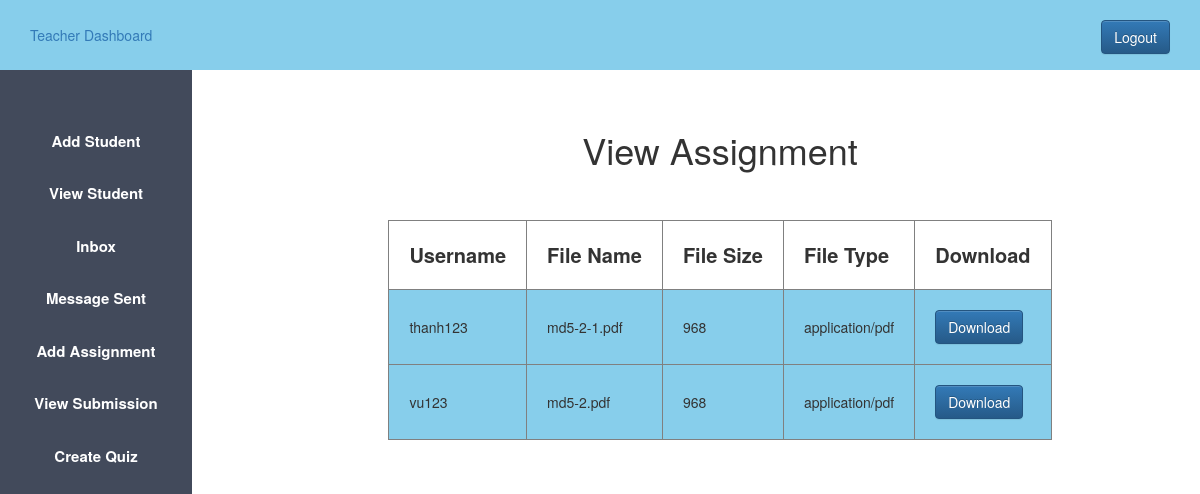
The app's page /view_student_submit.php?assignment_id=1 (signed in) with its own data.
### tables this page shows
CREATE TABLE `studentSubmit` (
  `id` int(11) NOT NULL,
  `username` varchar(100) NOT NULL,
  `filename` varchar(100) NOT NULL,
  `filesize` int(11) NOT NULL,
  `filetype` varchar(100) NOT NULL
);

### view_student_submit.php (the view, shortened to what this page needs)
<?php
	include("connect.php");
	$assignment_id = $_GET['assignment_id'];
	$sql = "SELECT * FROM studentSubmit WHERE id ='$assignment_id'";
 	$result = $conn->query($sql);
?>
<!DOCTYPE html>
<html>
<head>
    <link rel="stylesheet" type="text/css" href="admin.css">
    <?php
        include 'teacher_css.php';
      ?>
</head>
<body>
    <?php
    	if ($_SESSION['isTeacher']== 1)
        include 'teacher_sidebar.php';
    	elseif ($_SESSION['isTeacher']== 0)
    		include 'student_sidebar.php';
      ?>
    <div class="content">
        <center>
        <h1>View Assignment</h1>
        <br><br>
        <table border="1px">
        	<tr>
        		<th class="table_th">Username</th>
        		<th class="table_th">File Name</th>
        		<th class="table_th">File Size</th>
        		<th class="table_th">File Type</th>
        		<th class="table_th">Download</th>
        	</tr>
        	<?php
        	while ($info=$result->fetch_assoc())
        	{
        	 	$file_path="student_uploads/".$info['filename'];
        	?>
        	<tr>
        		<td class="table_td">
        			<?php echo "{$info['username']}" ?>
        		</td>
        		<td class="table_td">
        			<?php echo "{$info['filename']}" ?>
        		</td>
        		<td class="table_td">
        			<?php echo "{$info['filesize']}" ?>
        		</td>
        		<td class="table_td">
        			<?php echo "{$info['filetype']}" ?>
        		</td>
        		<td class="table_td"><a href="<?php echo $file_path; ?>" class="btn btn-primary" download>Download</a></td>
        	</tr>
        	<?php
        	}
        	 ?>
        </table>
        </center>
    </div>
</body>
</html>

### admin.css (style rules this page uses)
* { margin: 0px; padding: 0px; }
a,a:hover { text-decoration: none!important; }
.content { margin-left: 20%; margin-top: 5%; }

### view_student_submit.php (style rules this page uses)
.table_th { padding: 20px; font-size: 20px; }
.table_td { padding: 20px; background-color: skyblue; }

### records on screen
studentsubmit: username "thanh123", filename "md5-2-1.pdf", filesize "968", filetype "application/pdf"
studentsubmit: username "vu123", filename "md5-2.pdf", filesize "968", filetype "application/pdf"
